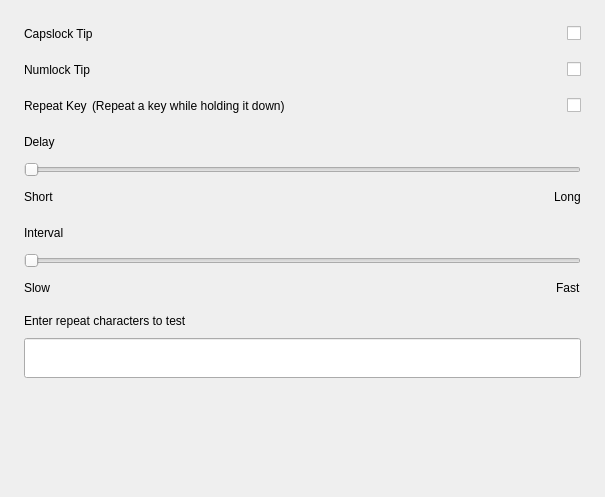
<?xml version="1.0" encoding="UTF-8"?>
<ui version="4.0">
 <class>GeneralPage</class>
 <widget class="QWidget" name="GeneralPage">
  <property name="geometry">
   <rect>
    <x>0</x>
    <y>0</y>
    <width>605</width>
    <height>497</height>
   </rect>
  </property>
  <property name="windowTitle">
   <string>Form</string>
  </property>
  <layout class="QVBoxLayout" name="verticalLayout_4">
   <property name="spacing">
    <number>16</number>
   </property>
   <property name="leftMargin">
    <number>24</number>
   </property>
   <property name="topMargin">
    <number>24</number>
   </property>
   <property name="rightMargin">
    <number>24</number>
   </property>
   <property name="bottomMargin">
    <number>40</number>
   </property>
   <item>
    <widget class="QWidget" name="widget_modifier_lock" native="true">
     <layout class="QVBoxLayout" name="verticalLayout_5">
      <property name="spacing">
       <number>16</number>
      </property>
      <property name="leftMargin">
       <number>0</number>
      </property>
      <property name="topMargin">
       <number>0</number>
      </property>
      <property name="rightMargin">
       <number>0</number>
      </property>
      <property name="bottomMargin">
       <number>0</number>
      </property>
      <item>
       <layout class="QHBoxLayout" name="horizontalLayout_7">
        <item>
         <widget class="QLabel" name="label_5">
          <property name="text">
           <string>Capslock Tip</string>
          </property>
         </widget>
        </item>
        <item>
         <spacer name="horizontalSpacer_6">
          <property name="orientation">
           <enum>Qt::Horizontal</enum>
          </property>
          <property name="sizeHint" stdset="0">
           <size>
            <width>40</width>
            <height>20</height>
           </size>
          </property>
         </spacer>
        </item>
        <item>
         <widget class="KiranSwitchButton" name="switch_capsLock_tip">
          <property name="text">
           <string/>
          </property>
         </widget>
        </item>
       </layout>
      </item>
      <item>
       <layout class="QHBoxLayout" name="horizontalLayout_8">
        <item>
         <widget class="QLabel" name="label_7">
          <property name="text">
           <string>Numlock Tip</string>
          </property>
         </widget>
        </item>
        <item>
         <spacer name="horizontalSpacer_7">
          <property name="orientation">
           <enum>Qt::Horizontal</enum>
          </property>
          <property name="sizeHint" stdset="0">
           <size>
            <width>40</width>
            <height>20</height>
           </size>
          </property>
         </spacer>
        </item>
        <item>
         <widget class="KiranSwitchButton" name="switch_numLock_tip">
          <property name="text">
           <string/>
          </property>
         </widget>
        </item>
       </layout>
      </item>
     </layout>
    </widget>
   </item>
   <item>
    <layout class="QHBoxLayout" name="horizontalLayout_2">
     <property name="spacing">
      <number>5</number>
     </property>
     <item>
      <widget class="QLabel" name="label_repeat">
       <property name="text">
        <string>Repeat Key</string>
       </property>
      </widget>
     </item>
     <item>
      <widget class="QLabel" name="label_tips">
       <property name="text">
        <string>(Repeat a key while holding it down)</string>
       </property>
      </widget>
     </item>
     <item>
      <spacer name="horizontalSpacer">
       <property name="orientation">
        <enum>Qt::Horizontal</enum>
       </property>
       <property name="sizeHint" stdset="0">
        <size>
         <width>40</width>
         <height>20</height>
        </size>
       </property>
      </spacer>
     </item>
     <item>
      <widget class="KiranSwitchButton" name="switch_repeatKey">
       <property name="accessibleName">
        <string>SwitchRepeatKey</string>
       </property>
       <property name="text">
        <string/>
       </property>
      </widget>
     </item>
    </layout>
   </item>
   <item>
    <layout class="QVBoxLayout" name="verticalLayout">
     <property name="spacing">
      <number>10</number>
     </property>
     <item>
      <layout class="QHBoxLayout" name="horizontalLayout_3">
       <item>
        <widget class="QLabel" name="label_delay">
         <property name="text">
          <string>Delay</string>
         </property>
        </widget>
       </item>
       <item>
        <spacer name="horizontalSpacer_2">
         <property name="orientation">
          <enum>Qt::Horizontal</enum>
         </property>
         <property name="sizeHint" stdset="0">
          <size>
           <width>40</width>
           <height>20</height>
          </size>
         </property>
        </spacer>
       </item>
      </layout>
     </item>
     <item>
      <widget class="QSlider" name="hslider_delay">
       <property name="accessibleName">
        <string>SliderRepeatDelay</string>
       </property>
       <property name="minimum">
        <number>100</number>
       </property>
       <property name="maximum">
        <number>2000</number>
       </property>
       <property name="singleStep">
        <number>10</number>
       </property>
       <property name="orientation">
        <enum>Qt::Horizontal</enum>
       </property>
      </widget>
     </item>
     <item>
      <layout class="QHBoxLayout" name="horizontalLayout">
       <property name="spacing">
        <number>0</number>
       </property>
       <item>
        <widget class="QLabel" name="label_2">
         <property name="text">
          <string>Short</string>
         </property>
        </widget>
       </item>
       <item>
        <spacer name="horizontalSpacer_4">
         <property name="orientation">
          <enum>Qt::Horizontal</enum>
         </property>
         <property name="sizeHint" stdset="0">
          <size>
           <width>40</width>
           <height>20</height>
          </size>
         </property>
        </spacer>
       </item>
       <item>
        <widget class="QLabel" name="label">
         <property name="text">
          <string>Long</string>
         </property>
        </widget>
       </item>
      </layout>
     </item>
    </layout>
   </item>
   <item>
    <layout class="QVBoxLayout" name="verticalLayout_2">
     <property name="spacing">
      <number>10</number>
     </property>
     <item>
      <layout class="QHBoxLayout" name="horizontalLayout_4">
       <item>
        <widget class="QLabel" name="label_interval">
         <property name="text">
          <string>Interval</string>
         </property>
        </widget>
       </item>
       <item>
        <spacer name="horizontalSpacer_3">
         <property name="orientation">
          <enum>Qt::Horizontal</enum>
         </property>
         <property name="sizeHint" stdset="0">
          <size>
           <width>40</width>
           <height>20</height>
          </size>
         </property>
        </spacer>
       </item>
      </layout>
     </item>
     <item>
      <widget class="QSlider" name="hslider_interval">
       <property name="accessibleName">
        <string>SliderRepeatInterval</string>
       </property>
       <property name="minimum">
        <number>0</number>
       </property>
       <property name="maximum">
        <number>260</number>
       </property>
       <property name="singleStep">
        <number>10</number>
       </property>
       <property name="pageStep">
        <number>20</number>
       </property>
       <property name="orientation">
        <enum>Qt::Horizontal</enum>
       </property>
      </widget>
     </item>
     <item>
      <layout class="QHBoxLayout" name="horizontalLayout_5">
       <property name="spacing">
        <number>0</number>
       </property>
       <item>
        <widget class="QLabel" name="label_4">
         <property name="text">
          <string>Slow</string>
         </property>
        </widget>
       </item>
       <item>
        <spacer name="horizontalSpacer_5">
         <property name="orientation">
          <enum>Qt::Horizontal</enum>
         </property>
         <property name="sizeHint" stdset="0">
          <size>
           <width>40</width>
           <height>20</height>
          </size>
         </property>
        </spacer>
       </item>
       <item>
        <widget class="QLabel" name="label_3">
         <property name="text">
          <string>Fast</string>
         </property>
        </widget>
       </item>
      </layout>
     </item>
    </layout>
   </item>
   <item>
    <layout class="QVBoxLayout" name="verticalLayout_3">
     <property name="spacing">
      <number>10</number>
     </property>
     <item>
      <widget class="QLabel" name="label_6">
       <property name="text">
        <string>Enter repeat characters to test</string>
       </property>
      </widget>
     </item>
     <item>
      <widget class="QLineEdit" name="lineEdit_key">
       <property name="minimumSize">
        <size>
         <width>0</width>
         <height>40</height>
        </size>
       </property>
       <property name="maximumSize">
        <size>
         <width>16777215</width>
         <height>40</height>
        </size>
       </property>
       <property name="accessibleName">
        <string>EditTestRepeatKey</string>
       </property>
      </widget>
     </item>
    </layout>
   </item>
   <item>
    <spacer name="verticalSpacer">
     <property name="orientation">
      <enum>Qt::Vertical</enum>
     </property>
     <property name="sizeHint" stdset="0">
      <size>
       <width>20</width>
       <height>82</height>
      </size>
     </property>
    </spacer>
   </item>
  </layout>
 </widget>
 <customwidgets>
  <customwidget>
   <class>KiranSwitchButton</class>
   <extends>QCheckBox</extends>
   <header>kiranwidgets-qt5/kiran-switch-button.h</header>
  </customwidget>
 </customwidgets>
 <resources/>
 <connections/>
</ui>
